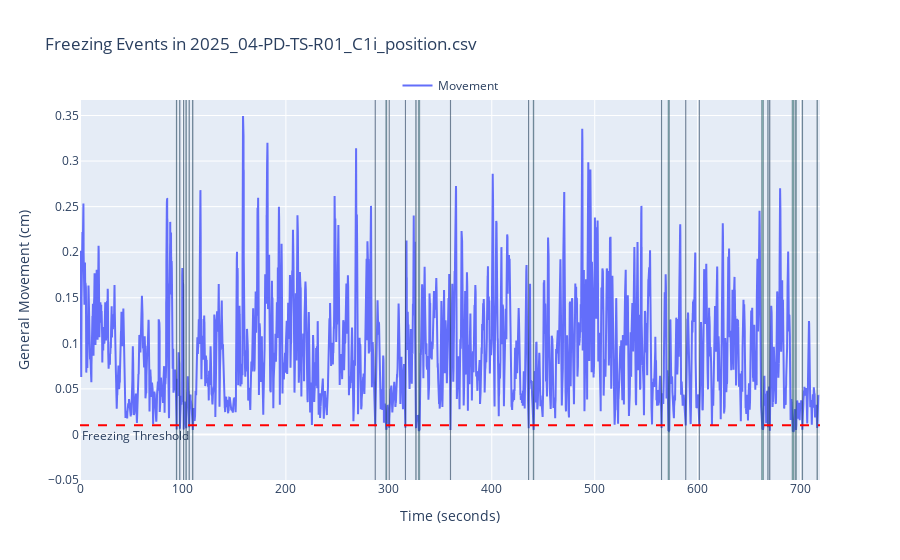

The notebook cell saved with this chart:
### Markdown cell above
---
#### 4.  We can also measure other behaviours, such as freezing

### Code cell
rst.plot_freezing(params, example_path)

### Figure 1 — Plotly figure (JSON) as saved in the notebook; plotly's stock layout.template omitted (floating-point values rounded to 4 significant figures; data arrays with more than 128 entries replaced by an {"elided": "..."} marker saying what was removed)
{"data": [{"mode": "lines", "name": "Movement", "type": "scatter", "x": {"elided": "17947 float values"}, "y": {"elided": "17947 float values"}}], "layout": {"annotations": [{"showarrow": false, "text": "Freezing Threshold", "x": 0, "xanchor": "left", "xref": "x domain", "y": 0.01, "yanchor": "top", "yref": "y"}], "legend": {"orientation": "h", "x": 0.5, "xanchor": "center", "y": 1, "yanchor": "bottom"}, "shapes": [{"fillcolor": "rgba(0, 100, 80, 0.4)", "line": {"width": 0.4}, "type": "rect", "x0": 93.6, "x1": 94, "y0": -0.1, "y1": 1.5}, {"fillcolor": "rgba(0, 100, 80, 0.4)", "line": {"width": 0.4}, "type": "rect", "x0": 96.8, "x1": 97.12, "y0": -0.1, "y1": 1.5}, {"fillcolor": "rgba(0, 100, 80, 0.4)", "line": {"width": 0.4}, "type": "rect", "x0": 100.5, "x1": 100.8, "y0": -0.1, "y1": 1.5}, {"fillcolor": "rgba(0, 100, 80, 0.4)", "line": {"width": 0.4}, "type": "rect", "x0": 102.8, "x1": 103.3, "y0": -0.1, "y1": 1.5}, {"fillcolor": "rgba(0, 100, 80, 0.4)", "line": {"width": 0.4}, "type": "rect", "x0": 106.0, "x1": 106.2, "y0": -0.1, "y1": 1.5}, {"fillcolor": "rgba(0, 100, 80, 0.4)", "line": {"width": 0.4}, "type": "rect", "x0": 109.4, "x1": 109.8, "y0": -0.1, "y1": 1.5}, {"fillcolor": "rgba(0, 100, 80, 0.4)", "line": {"width": 0.4}, "type": "rect", "x0": 286.8, "x1": 286.8, "y0": -0.1, "y1": 1.5}, {"fillcolor": "rgba(0, 100, 80, 0.4)", "line": {"width": 0.4}, "type": "rect", "x0": 297.1, "x1": 297.9, "y0": -0.1, "y1": 1.5}, {"fillcolor": "rgba(0, 100, 80, 0.4)", "line": {"width": 0.4}, "type": "rect", "x0": 300.3, "x1": 300.4, "y0": -0.1, "y1": 1.5}, {"fillcolor": "rgba(0, 100, 80, 0.4)", "line": {"width": 0.4}, "type": "rect", "x0": 316.1, "x1": 316.2, "y0": -0.1, "y1": 1.5}, {"fillcolor": "rgba(0, 100, 80, 0.4)", "line": {"width": 0.4}, "type": "rect", "x0": 326.2, "x1": 326.5, "y0": -0.1, "y1": 1.5}, {"fillcolor": "rgba(0, 100, 80, 0.4)", "line": {"width": 0.4}, "type": "rect", "x0": 328.7, "x1": 330, "y0": -0.1, "y1": 1.5}, {"fillcolor": "rgba(0, 100, 80, 0.4)", "line": {"width": 0.4}, "type": "rect", "x0": 359.8, "x1": 360, "y0": -0.1, "y1": 1.5}, {"fillcolor": "rgba(0, 100, 80, 0.4)", "line": {"width": 0.4}, "type": "rect", "x0": 435.7, "x1": 435.9, "y0": -0.1, "y1": 1.5}, {"fillcolor": "rgba(0, 100, 80, 0.4)", "line": {"width": 0.4}, "type": "rect", "x0": 440.3, "x1": 440.8, "y0": -0.1, "y1": 1.5}, {"fillcolor": "rgba(0, 100, 80, 0.4)", "line": {"width": 0.4}, "type": "rect", "x0": 564.8, "x1": 565.0, "y0": -0.1, "y1": 1.5}, {"fillcolor": "rgba(0, 100, 80, 0.4)", "line": {"width": 0.4}, "type": "rect", "x0": 571.3, "x1": 572.5, "y0": -0.1, "y1": 1.5}, {"fillcolor": "rgba(0, 100, 80, 0.4)", "line": {"width": 0.4}, "type": "rect", "x0": 588.4, "x1": 588.4, "y0": -0.1, "y1": 1.5}, {"fillcolor": "rgba(0, 100, 80, 0.4)", "line": {"width": 0.4}, "type": "rect", "x0": 601.6, "x1": 601.6, "y0": -0.1, "y1": 1.5}, {"fillcolor": "rgba(0, 100, 80, 0.4)", "line": {"width": 0.4}, "type": "rect", "x0": 662.2, "x1": 663.9, "y0": -0.1, "y1": 1.5}, {"fillcolor": "rgba(0, 100, 80, 0.4)", "line": {"width": 0.4}, "type": "rect", "x0": 668.2, "x1": 668.4, "y0": -0.1, "y1": 1.5}, {"fillcolor": "rgba(0, 100, 80, 0.4)", "line": {"width": 0.4}, "type": "rect", "x0": 669.9, "x1": 670.2, "y0": -0.1, "y1": 1.5}, {"fillcolor": "rgba(0, 100, 80, 0.4)", "line": {"width": 0.4}, "type": "rect", "x0": 691.8, "x1": 693.5, "y0": -0.1, "y1": 1.5}, {"fillcolor": "rgba(0, 100, 80, 0.4)", "line": {"width": 0.4}, "type": "rect", "x0": 694.8, "x1": 695.9, "y0": -0.1, "y1": 1.5}, {"fillcolor": "rgba(0, 100, 80, 0.4)", "line": {"width": 0.4}, "type": "rect", "x0": 701.5, "x1": 701.9, "y0": -0.1, "y1": 1.5}, {"fillcolor": "rgba(0, 100, 80, 0.4)", "line": {"width": 0.4}, "type": "rect", "x0": 715.9, "x1": 716.3, "y0": -0.1, "y1": 1.5}, {"line": {"color": "red", "dash": "dash"}, "type": "line", "x0": 0, "x1": 1, "xref": "x domain", "y0": 0.01, "y1": 0.01, "yref": "y"}], "showlegend": true, "title": {"text": "Freezing Events in 2025_04-PD-TS-R01_C1i_position.csv"}, "xaxis": {"range": [0, 718.8], "title": {"text": "Time (seconds)"}}, "yaxis": {"range": [-0.05, 0.367], "title": {"text": "General Movement (cm)"}}}}
